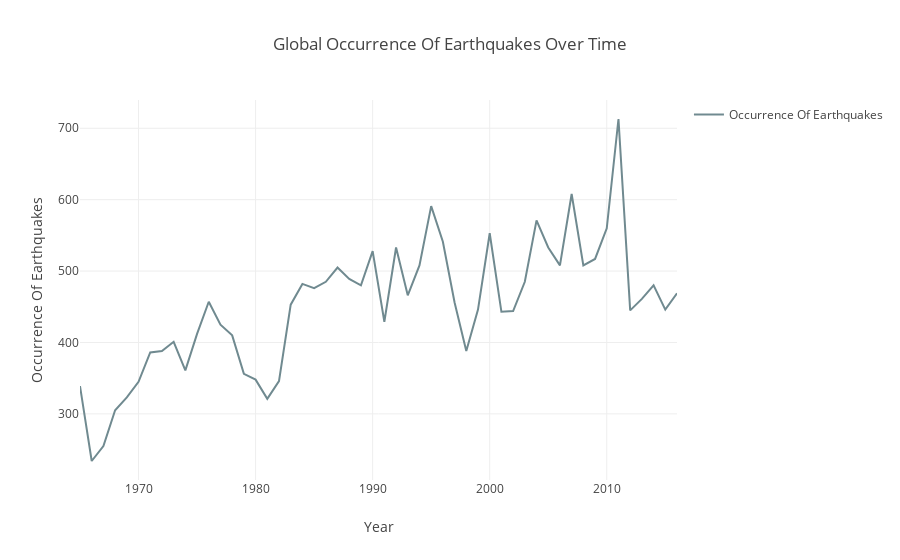

This figure's notebook cell:
### Markdown cell above
This graph/visual is a good method to display the information for the occurrence of earthquakes over time. However with that being said the graphic is static and offers no display of values for the occurrence of each year, but it does allow the oppertunity to add a line showing the average occurrence of earthquakes globally which allows a direct comparison to be made for each year against the average; with further lines that could be added to display the iqr and the upper and lower limits.

### Code cell
# Draws an interactive scattergraph to show the global occurance of earthquakes with time 

import plotly.offline as py
py.init_notebook_mode(connected=True)
import plotly.graph_objs as go
import plotly.tools as tls

trace0 = go.Scatter(
    x = year, 
    y = occurrence,
    name='Occurrence Of Earthquakes',
    line=dict(
        color='rgb(112, 138, 144)',
    )
)

data = [trace0]

layout = go.Layout(
    xaxis=dict(title='Year'),
    yaxis=dict(title='Occurrence Of Earthquakes'),
    title='Global Occurrence Of Earthquakes Over Time',
    showlegend = True)

fig = go.Figure(data=data, layout=layout)
py.iplot(fig)

### Figure 1 — Plotly figure (JSON) as saved in the notebook; plotly's stock layout.template omitted (floating-point values rounded to 4 significant figures)
{"data": [{"line": {"color": "rgb(112, 138, 144)"}, "name": "Occurrence Of Earthquakes", "type": "scatter", "x": [1965, 1966, 1967, 1968, 1969, 1970, 1971, 1972, 1973, 1974, 1975, 1976, 1977, 1978, 1979, 1980, 1981, 1982, 1983, 1984, 1985, 1986, 1987, 1988, 1989, 1990, 1991, 1992, 1993, 1994, 1995, 1996, 1997, 1998, 1999, 2000, 2001, 2002, 2003, 2004, 2005, 2006, 2007, 2008, 2009, 2010, 2011, 2012, 2013, 2014, 2015, 2016], "y": [339, 234, 255, 305, 323, 345, 386, 388, 401, 361, 412, 457, 425, 410, 356, 348, 321, 346, 453, 482, 476, 485, 505, 489, 480, 528, 429, 533, 466, 508, 591, 541, 456, 388, 446, 553, 443, 444, 485, 571, 533, 508, 608, 508, 517, 560, 713, 445, 461, 480, 446, 469]}], "layout": {"showlegend": true, "title": "Global Occurrence Of Earthquakes Over Time", "xaxis": {"title": "Year"}, "yaxis": {"title": "Occurrence Of Earthquakes"}}}
